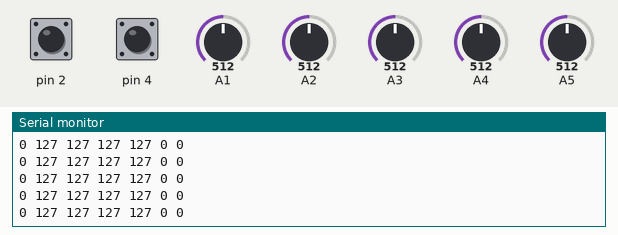
The sketch below on a simulated Arduino Uno, built with avr-gcc and run on an emulated ATmega328P. On the bench: the last lines printed to the serial monitor. Inputs (shaded band) come from the test bench; at power-on: A1 = 512, A3 = 512, A4 = 512, pin 2 HIGH, pin 4 HIGH, A2 = 512, A5 = 512. No radio packets arrive unless stated.

Above: at 1.2 s.
1.3 s: A1 set to 420
At 1.9 s:
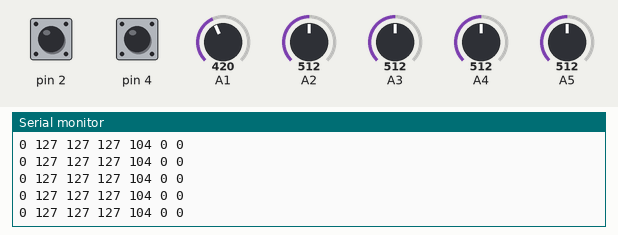
4.3 s: A1 set to 391
At 5.2 s:
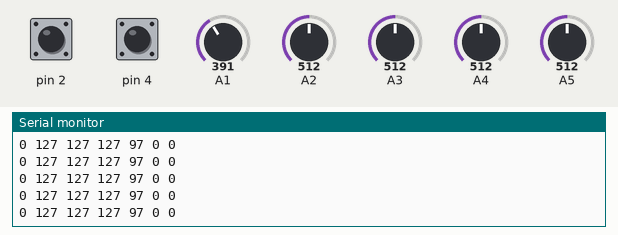
5.8 s: A3 set to 612
At 6.9 s:
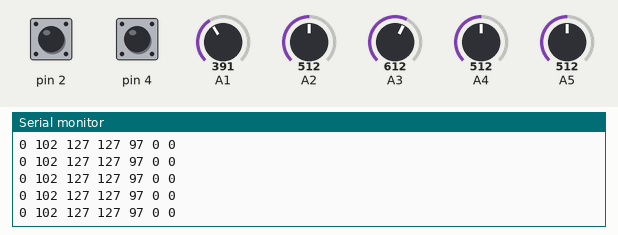
8.8 s: A3 set to 635
At 9.3 s:
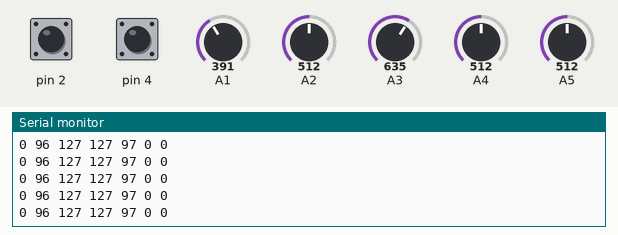
14.8 s: A4 set to 606
At 15.6 s:
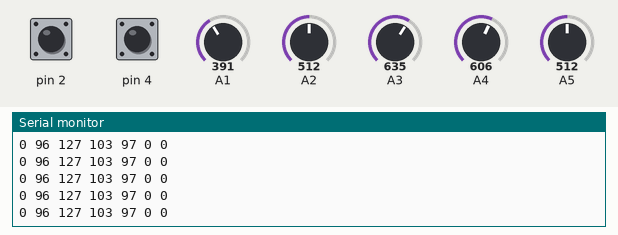
17.8 s: A4 set to 640
At 18.5 s:
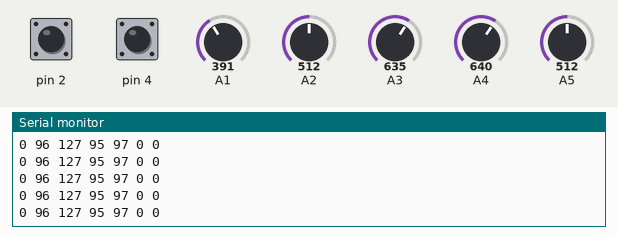
Timing chart, 0 to 20.3 s (numbered marks = the images above; inputs shaded):
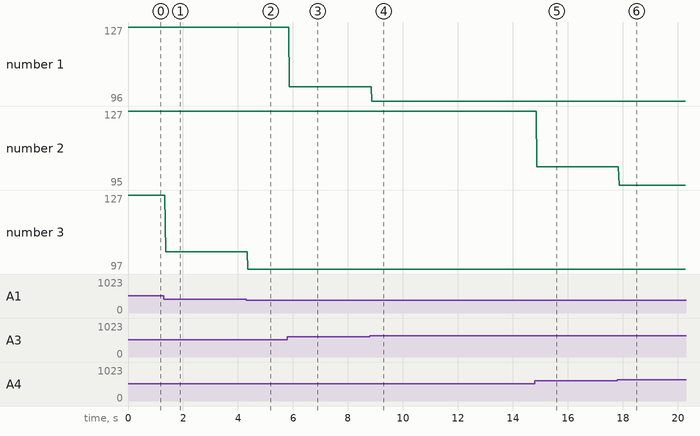

Measured:
- after the input at 1.3 s, the serial monitor: prints a new line after 0.07 s (image 1)
- after the input at 4.3 s, the serial monitor: prints a new line after 0.06 s (image 2)
- after the input at 5.8 s, the serial monitor: prints a new line after 0.07 s (image 3)
- after the input at 8.8 s, the serial monitor: prints a new line after 0.07 s (image 4)
- after the input at 14.8 s, the serial monitor: prints a new line after 0.07 s (image 5)
- after the input at 17.8 s, the serial monitor: prints a new line after 0.06 s (image 6)
- plotted number 1: 127 → 102 after the input at 5.8 s, 102 → 96 after the input at 8.8 s
- plotted number 2: 127 → 103 after the input at 14.8 s, 103 → 95 after the input at 17.8 s

The sketch:

Transmitter.ino
```cpp
/*
* Arduino Wireless Communication Tutorial
*     Example 1 - Transmitter Code
*
* by Dejan Nedelkovski, www.HowToMechatronics.com
*
* Library: TMRh20/RF24, https://github.com/tmrh20/RF24/
*
*
*/

#include <SPI.h>
#include <nRF24L01.h>
#include <RF24.h>
#include "Manager.h"
#include "AnalogManager.h"
#include "DigitalManager.h"

#define LX A3
#define LY A2
#define RX A5
#define RY A4
#define RS 2
#define LS 4

#define CHANNELS 7


#include <SPI.h>
#include <nRF24L01.h>
#include <RF24.h>

const uint64_t my_radio_pipe = 0xE8E8F0F0E1LL; //Remember that this code should be the same for the receiver
RF24 radio(7, 8); // CE, CSN
// The sizeof this struct should not exceed 32 bytes
struct Data {
  byte chDat[CHANNELS];
};

Manager* managers[CHANNELS];

//Create a variable with the structure above and name it sent_data
Data data;

void setup()
{
  radio.begin();
  radio.setAutoAck(false);
  radio.setDataRate(RF24_250KBPS);
  radio.setPALevel(RF24_PA_MAX);
  radio.openWritingPipe(my_radio_pipe);

  Serial.begin(9600);

  managers[0] = new AnalogManager("Throttle", LY, true, false);
  managers[1] = new AnalogManager("LX", LX, false, true);
  managers[2] = new AnalogManager("RX", RX, false, false);
  managers[3] = new AnalogManager("RY", RY, false, true);
  managers[4] = new AnalogManager("Unhooked", A1, false, false);
  managers[5] = new DigitalManager("LS", LS, true, false);
  managers[6] = new DigitalManager("RS", RS, false, false);

}

/**************************************************/
//Chapter 8 exercise 28

void loop()
{
  /*If your channel is reversed, just swap 0 to 255 by 255 to 0 below
  EXAMPLE:
  Normal:    data.ch1 = map( analogRead(A0), 0, 1024, 0, 255);
  Reversed:  data.ch1 = map( analogRead(A0), 0, 1024, 255, 0);  */

  for(int i = 0; i < CHANNELS; i++){

    data.chDat[i] = managers[i]->updateChannelValue();

    Serial.print(data.chDat[i]);
    Serial.print(" ");

  }

  Serial.print("\n");

  //printData();

  radio.write(&data, sizeof(Data));
}

void printData(){
  for(int i = 0; i < CHANNELS; i++){
    managers[i]->printString();
  }
}
```

AnalogManager.cpp
```cpp
#include "AnalogManager.h"

AnalogManager::AnalogManager(char* designator, int managedPin, bool sticky, bool reversed){
  _designator = designator;
  _managedPin = managedPin;
  _reversed = reversed;
  _sticky = sticky;
  _currValue = 0;
  _updateDelay = millis();

  pinMode(managedPin, INPUT);
}

int AnalogManager::updateChannelValue(){

  if(!_sticky){
    if(!_reversed){
      _currValue = map(analogRead(_managedPin), 0, 1023, LOWER_WRITE, UPPER_WRITE);
    } else {
      _currValue = map(analogRead(_managedPin), 1023, 0, LOWER_WRITE, UPPER_WRITE);
    }

    if(_currValue < LOWER_WRITE){
      _currValue = LOWER_WRITE;
    }

    if(_currValue > UPPER_WRITE){
      _currValue = UPPER_WRITE;
    }

    return _currValue;
  } else {
    if(millis() - _updateDelay > DELAY){

      int value = 0;

      if(!_reversed){
        value = map(analogRead(_managedPin), 0, 1023, LOWER_WRITE, UPPER_WRITE);
      } else {
        value = map(analogRead(_managedPin), 1023, 0, LOWER_WRITE, UPPER_WRITE);
      }


      if(value < LOWER_THRESH){
        _currValue--;
      } else if(value > UPPER_THRESH){
        _currValue++;
      }

      if(_currValue > UPPER_WRITE){
        _currValue = UPPER_WRITE;
      }

      if(_currValue < LOWER_WRITE){
        _currValue = LOWER_WRITE;
      }
      _updateDelay = millis();
    }

    return _currValue;
  }

}
```

AnalogManager.h
```cpp
#ifndef ANALOG_MANAGER_H
#define ANALOG_MANAGER_H

#include "Manager.h"

class AnalogManager : public Manager
{
  public:
    AnalogManager(char* designator, int managedPin, bool sticky, bool reversed);

    int updateChannelValue();
};

#endif
```

DigitalManager.cpp
```cpp
#include "DigitalManager.h"

DigitalManager::DigitalManager(char* designator, int managedPin, bool sticky, bool reversed){
  _designator = designator;
  _managedPin = managedPin;
  _reversed = reversed;
  _sticky = sticky;
  _updateDelay = millis();
  _currValue = 0;
  _prevVal = 0;

  pinMode(managedPin, INPUT_PULLUP);

}

int DigitalManager::updateChannelValue(){
  if(!_sticky){
    bool nextVal = !digitalRead(_managedPin);

    if(_reversed) nextVal = !nextVal;

    if(!nextVal){
      _currValue = LOWER_WRITE;
    } else {
      _currValue = UPPER_WRITE;
    }

    return _currValue;
  } else {
    bool nextVal = !digitalRead(_managedPin);

    if(!_prevVal && nextVal){
      if(_currValue == LOWER_WRITE){ _currValue = UPPER_WRITE; } else { _currValue = LOWER_WRITE; }
    }

    _prevVal = nextVal;

    return _currValue;
  }

}
```

DigitalManager.h
```cpp
#ifndef DIGITAL_MANAGER_H
#define DIGITAL_MANAGER_H

#include "Manager.h"

class DigitalManager: public Manager{
  public:
    DigitalManager(char* designator, int managedPin, bool sticky, bool reversed);

    int updateChannelValue();

  private:
    bool _prevVal;
};

#endif
```

Manager.cpp
```cpp
#include "Manager.h"

Manager::Manager(char* designator, int managedPin, bool sticky){
  _designator = designator;
  _managedPin = managedPin;
  _reversed = false;
  _sticky = sticky;
  _updateDelay = millis();
}

Manager::Manager(){
  char buff[20];
  sprintf(buff, "DEFAULT");

  _designator = buff;

  _managedPin = 0;
  _sticky = false;
  _currValue = 0;

}

int Manager::getManagedPin(){
  return _managedPin;
}

void Manager::setManagedPin(int pin){
  _managedPin = pin;
}

bool Manager::isSticky(){
  return _sticky;
}

void Manager::setSticky(bool sticky){
  _sticky = sticky;
}

bool Manager::isReversed(){
  return _reversed;
}

void Manager::setReversed(bool reversed){
  _reversed = reversed;
}

char* Manager::getDesignator(){
  return _designator;
}

void Manager::printString(){
  char buff[200];

  sprintf(buff, "%s at pin %u set to %u", _designator, _managedPin, _currValue);

  Serial.println(buff);
}
```

Manager.h
```cpp
#ifndef MANAGER_H
#define MANAGER_H

#define LOWER_WRITE 0
#define UPPER_WRITE 255

#define UPPER_THRESH 205
#define LOWER_THRESH 50

#define DELAY 10

#include "Arduino.h"

class Manager{

  public:
    Manager(char* designator, int managedPin, bool sticky);
    Manager();

    int getManagedPin();
    void setManagedPin(int pin);

    bool isSticky();
    void setSticky(bool sticky);

    bool isReversed();
    void setReversed(bool reversed);

    virtual int updateChannelValue(){}

    char* getDesignator();
    void printString();

  protected:
    char* _designator;
    int _managedPin;
    int _currValue;
    bool _sticky;
    bool _reversed;
    int _updateDelay;


};

#endif
```
